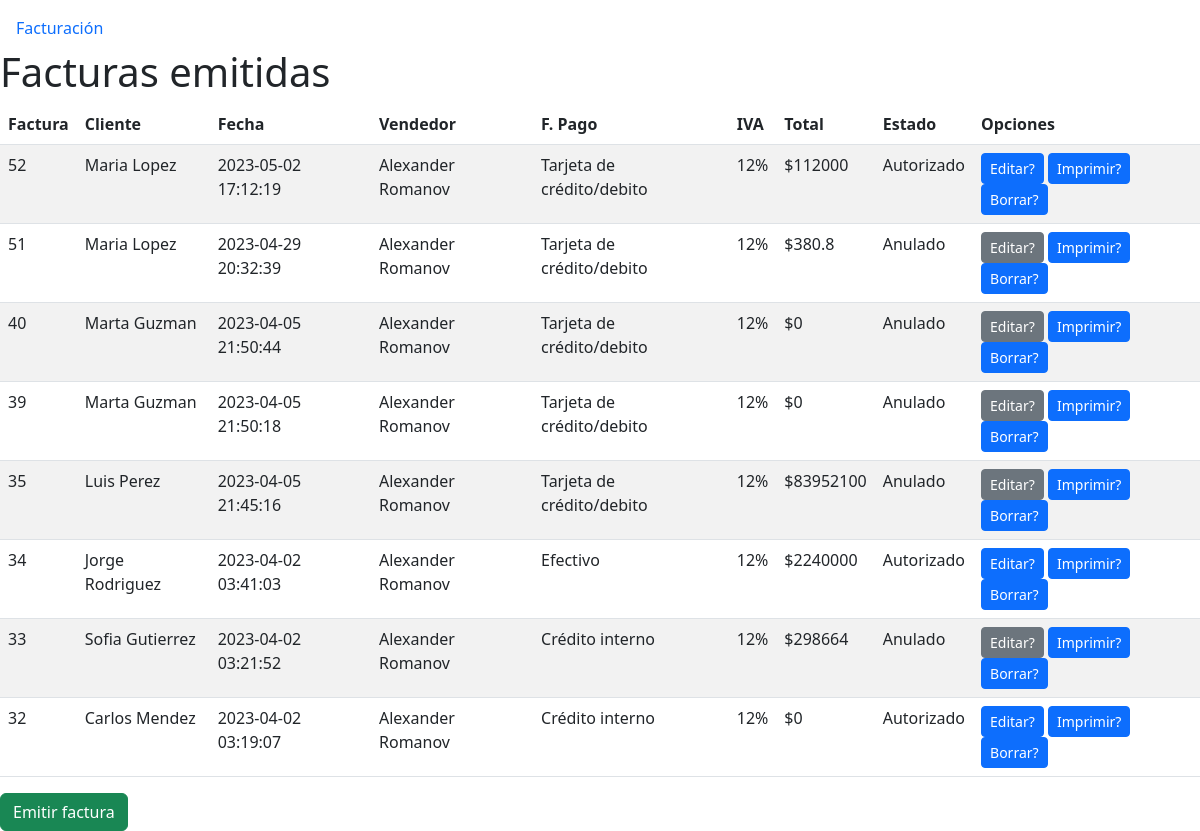
The page /vista/factura/index.php on the database its author committed.
### tables this page shows
CREATE TABLE `factura` (
  `num_fact` int(11) NOT NULL,
  `id_cliente` int(11) NOT NULL,
  `fechahora` timestamp NOT NULL DEFAULT current_timestamp(),
  `metodo_pago` int(11) NOT NULL,
  `id_cajero` int(11) NOT NULL,
  `estado` int(11) NOT NULL,
  `iva` int(11) NOT NULL,
  `subtotal` float NOT NULL,
  `total` float NOT NULL
);

CREATE TABLE `cliente` (
  `id_cliente` int(11) NOT NULL,
  `nombre` varchar(255) NOT NULL,
  `apellido` varchar(255) NOT NULL,
  `telefono` varchar(10) NOT NULL,
  `correo` varchar(255) NOT NULL,
  `direccion` varchar(255) NOT NULL,
  `estado` tinyint(1) NOT NULL
);

CREATE TABLE `cajero` (
  `id_cajero` int(11) NOT NULL,
  `nombres` varchar(255) NOT NULL,
  `telefono` varchar(10) NOT NULL,
  `codigo_jefe` int(11) NOT NULL
);

CREATE TABLE `metodo_pago` (
  `id_num` int(11) NOT NULL,
  `nombre` varchar(255) NOT NULL,
  `detalles` varchar(255) NOT NULL
);

### base/database.php (called while the page is built)
<?php
    class database{
        private $host= "localhost";
        private $dbname="db_dsn08";
        private $user="root";
        private $password="";
        public function conexion(){
            try{
                $PDO = new PDO("mysql:host=".$this->host.";dbname=".$this->dbname,$this->user,$this->password);
                return $PDO;
            }catch(PDOException $e){
                return $e->getMessage();
            }
        }
    }
?>

### controlador/ctrlFactura.php (called while the page is built, shortened)
<?php
    class controladorFactura{
        private $model;
        public function __construct(){
            require_once("c://xampp/htdocs/sistemafacturacion/modelo/Factura.php");
            $this->model = new Factura();
        }
        public function index(){
            return ($this->model->index()) ? $this->model->index() : false;
        }
    }
?>

### modelo/Factura.php (called while the page is built, shortened)
<?php
    class Factura{
        private $PDO;
        public function __construct()
        {
            require_once("c://xampp/htdocs/sistemafacturacion/base/database.php");
            $con = new database();
            $this->PDO = $con->conexion();
        }
        public function index(){
            $statement = $this->PDO->prepare("SELECT f.*, c.nombre as c_nombre, c.apellido as c_apellido, cj.nombres as cajero, mp.nombre as metodo
                                                FROM factura f
                                                LEFT JOIN cliente c ON f.id_cliente = c.id_cliente
                                                LEFT JOIN cajero cj ON f.id_cajero = cj.id_cajero
                                                LEFT JOIN metodo_pago mp ON f.metodo_pago = mp.id_num
                                                WHERE f.estado != 99
                                                ORDER BY f.num_fact  DESC");
            return ($statement->execute()) ? $statement->fetchAll() : false;
        }
    }
?>

### vista/factura/index.php (the view, shortened to what this page needs)
<?php
require_once("c://xampp/htdocs/sistemafacturacion/controlador/ctrlFactura.php");
$obj = new controladorFactura();
$facturas = $obj->index();
?>
<!doctype html>
<html lang="es">
<head>
  <link href="https://cdn.jsdelivr.net/npm/bootstrap@5.3.0-alpha2/dist/css/bootstrap.min.css" rel="stylesheet">
</head>
<body>
  <div class="">
    <ul class="nav mt-2">
      <li class="nav-item">
        <a class="nav-link" href="#">Facturación</a>
      </li>
    </ul>
    <h1>Facturas emitidas</h1>
    <table class="table table-striped">
      <thead>
        <tr>
          <th>Factura</th>
          <th>Cliente</th>
          <th>Fecha</th>
          <th>Vendedor</th>
          <th>F. Pago</th>
          <th>IVA</th>
          <th>Total</th>
          <th>Estado</th>
          <th>Opciones</th>
        </tr>
      </thead>
      <tbody>
        <?php if($facturas): ?>
        <?php
          foreach ($facturas as $factura) {
          ?>
          <tr>
            <td><?php echo $factura['num_fact'] ?></td>
            <td><?php echo $factura['c_nombre'] . ' ' . $factura['c_apellido']?></td>
            <td><?php echo $factura['fechahora'] ?></td>
            <td><?php echo $factura['cajero'] ?></td>
            <td><?php echo $factura['metodo'] ?></td>
            <td><?php echo $factura['iva'] ?>%</td>
            <td>$<?php echo $factura['total'] ?></td>
            <td><?php echo $factura['estado']==1 ? 'Autorizado': 'Anulado' ?></td>
            <td>
              <?php if ($factura['estado'] == 1): ?>
                <a class="btn btn-primary btn-sm botonimprimir" role="button" href="edit_fact.php?num_fact=<?=$factura['num_fact']?>">Editar?</a>
              <?php elseif ($factura['estado'] == 2): ?>
                <button class="btn btn-secondary btn-sm botonimprimir" type="button">Editar?</button>
              <?php endif; ?>
              <a class="btn btn-primary btn-sm botonimprimir" role="button" href="pdf.php?num_fact=<?=$factura["num_fact"]?>">Imprimir?</a>
              <button type="button" class="btn btn-primary btn-sm botonborrar" data-bs-toggle="modal" data-bs-target="#num_fact<?=$factura['num_fact']?>" id="<?= $factura["num_fact"]?>">
                Borrar?
              </button>
            </td>
          </tr>
        <?php
        }
        ?>
        <?php else: ?>
            <tr>
                <td colspan="12" class="text-center">No hay documentos</td>
            </tr>
        <?php endif; ?>
      </tbody>
    </table>
    <a type="button" id="btnNuevaFactura" class="btn btn-success" href='/sistemafacturacion/vista/factura/facturacion.php'>Emitir factura</a>
  </div>
</body>
</html>

### rows shown on the page
factura: num_fact "52", id_cliente.nombre "Maria", id_cliente.apellido "Lopez", fechahora "2023-05-02 17:12:19", id_cajero.nombres "Alexander Romanov", metodo_pago.nombre "Tarjeta de crédito/debito", iva "12", total "112000", estado "Autorizado"
factura: num_fact "51", id_cliente.nombre "Maria", id_cliente.apellido "Lopez", fechahora "2023-04-29 20:32:39", id_cajero.nombres "Alexander Romanov", metodo_pago.nombre "Tarjeta de crédito/debito", iva "12", total "380.8", estado "Anulado"
factura: num_fact "40", id_cliente.nombre "Marta", id_cliente.apellido "Guzman", fechahora "2023-04-05 21:50:44", id_cajero.nombres "Alexander Romanov", metodo_pago.nombre "Tarjeta de crédito/debito", iva "12", total "0", estado "Anulado"
factura: num_fact "39", id_cliente.nombre "Marta", id_cliente.apellido "Guzman", fechahora "2023-04-05 21:50:18", id_cajero.nombres "Alexander Romanov", metodo_pago.nombre "Tarjeta de crédito/debito", iva "12", total "0", estado "Anulado"
factura: num_fact "35", id_cliente.nombre "Luis", id_cliente.apellido "Perez", fechahora "2023-04-05 21:45:16", id_cajero.nombres "Alexander Romanov", metodo_pago.nombre "Tarjeta de crédito/debito", iva "12", total "83952100", estado "Anulado"
factura: num_fact "34", id_cliente.nombre "Jorge", id_cliente.apellido "Rodriguez", fechahora "2023-04-02 03:41:03", id_cajero.nombres "Alexander Romanov", metodo_pago.nombre "Efectivo", iva "12", total "2240000", estado "Autorizado"
factura: num_fact "33", id_cliente.nombre "Sofia", id_cliente.apellido "Gutierrez", fechahora "2023-04-02 03:21:52", id_cajero.nombres "Alexander Romanov", metodo_pago.nombre "Crédito interno", iva "12", total "298664", estado "Anulado"
factura: num_fact "32", id_cliente.nombre "Carlos", id_cliente.apellido "Mendez", fechahora "2023-04-02 03:19:07", id_cajero.nombres "Alexander Romanov", metodo_pago.nombre "Crédito interno", iva "12", total "0", estado "Autorizado"
